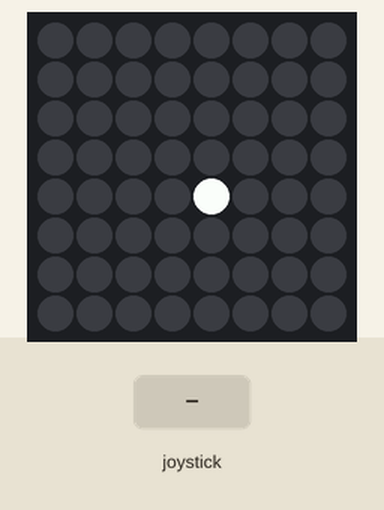
A program run on a simulated Raspberry Pi (BCM pin numbers) with a Sense HAT. Parts: the Sense HAT's 8×8 RGB LED matrix. The inputs (shaded band) are chosen by the test bench.

Above: at 1.2 s.
1.3 s: joystick pushed up
At 2.3 s:
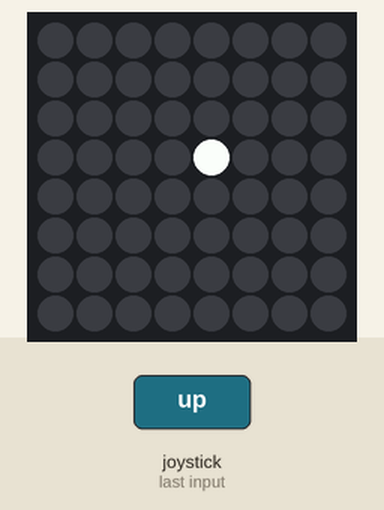
2.8 s: joystick pushed left
At 3.4 s:
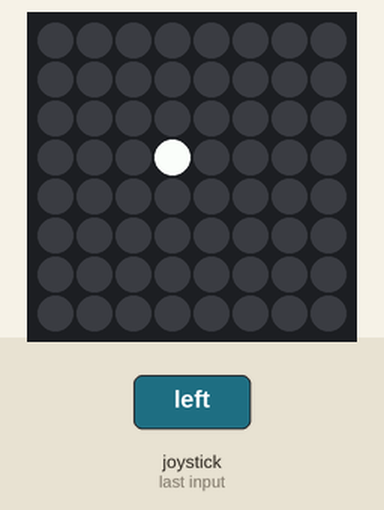
4.3 s: joystick pushed down
At 4.6 s:
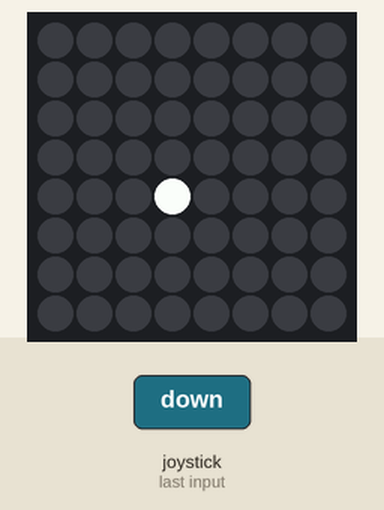
5.8 s: joystick pushed down
At 6.9 s:
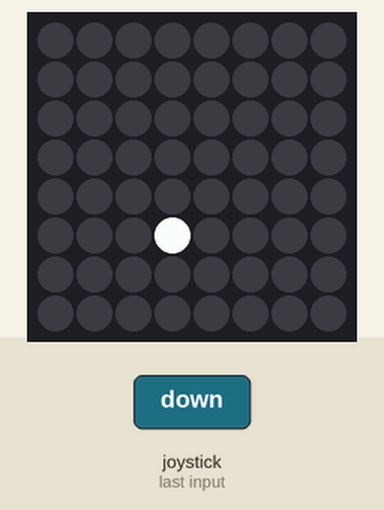
7.3 s: joystick pushed right
At 8.1 s:
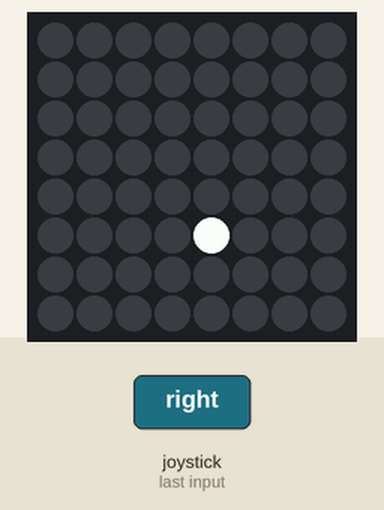
8.8 s: joystick pushed right
At 9.2 s:
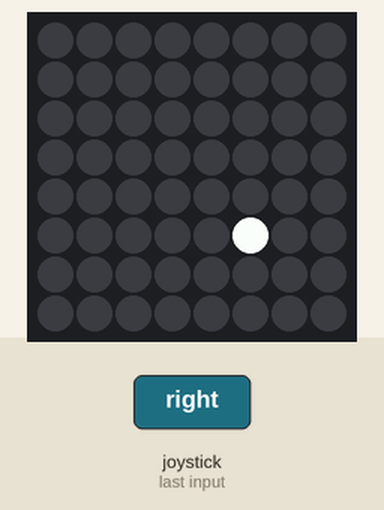
Timing chart, 0 to 11.3 s (numbered marks = the images above; inputs shaded):
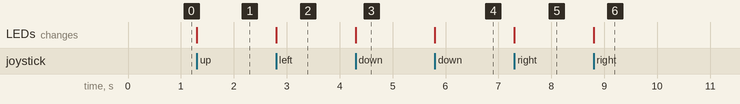

The program:

main.py
```python
from sense_hat import SenseHat, ACTION_RELEASED
from signal import pause

sense = SenseHat()
sense.clear()

#pixel starting point
x = 4
y = 4
white = (255, 255, 255)
sense.set_pixel(x, y, white)

#updates x and y values accordingly
#how do these two lines handle unique cases of reaching all four borders of the LED display?
def track(value, min_value=0, max_value=7):
    return min(max_value, max(min_value, value))

def pushedUp(event):
  #global--necessary in order to update x and y values from inside the function
  #global allows user to modify variable outside of the current scope (the function)
  #global is not needed for printing or accessing from ourside of the current scope
      #ex: print(x + y) is fine but NOT

           #x = x + 5
           #print(x)
  global y
  #allows pixel to move up continuously while held
  if event.action != ACTION_RELEASED:
    y = track(y - 1)

def pushedDown(event):
  global y
  if event.action != ACTION_RELEASED:
    y = track(y + 1)

def pushedLeft(event):
  global x
  if event.action != ACTION_RELEASED:
    x = track(x - 1)

def pushedRight(event):
  global x
  if event.action != ACTION_RELEASED:
    x = track(x + 1)

def refresh():
  sense.clear()
  sense.set_pixel(x, y, white)

#assigning functions above to be called whenever Joystick is pushed in the appropriate direction
sense.stick.direction_up = pushedUp
sense.stick.direction_down = pushedDown
sense.stick.direction_left = pushedLeft
sense.stick.direction_right = pushedRight

#this call means that no matter what key is pressed for any direction, the display will always refresh
#thus allowing the pixel to move to its new spot each time
sense.stick.direction_any = refresh
#needs this refresh() call after to actually call the refresh method as refresh() is not event based
refresh()

#pause() ensure that the program will not get to the end and terminate
#keeps the state of the objects constantly active--waiting for events to occur
pause()
```

Measured:
- after the input at 1.3 s, the LEDs: change at once (image 1)
- after the input at 2.8 s, the LEDs: change at once (image 2)
- after the input at 4.3 s, the LEDs: change at once (image 3)
- after the input at 5.8 s, the LEDs: change at once (image 4)
- after the input at 7.3 s, the LEDs: change at once (image 5)
- after the input at 8.8 s, the LEDs: change at once (image 6)
